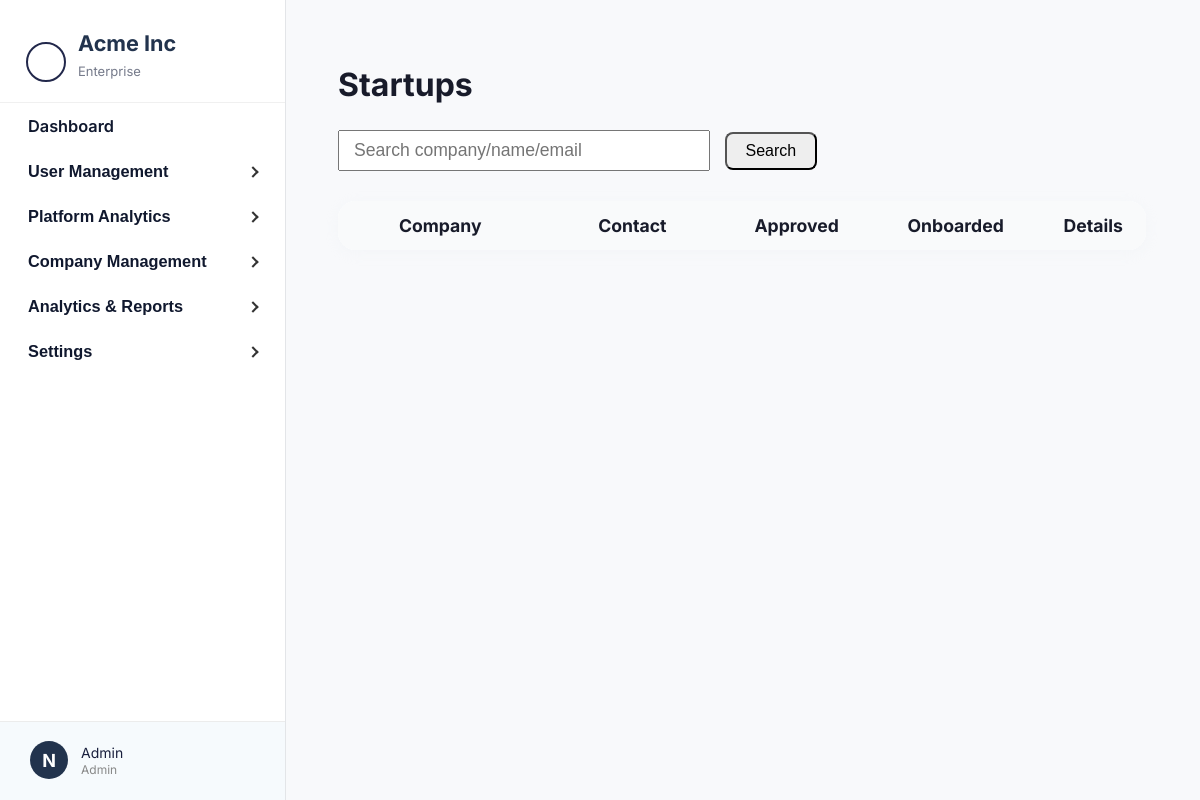
/api/admin-dashboard/startup-users/ (signed in), run on an earlier commit of the app's database.
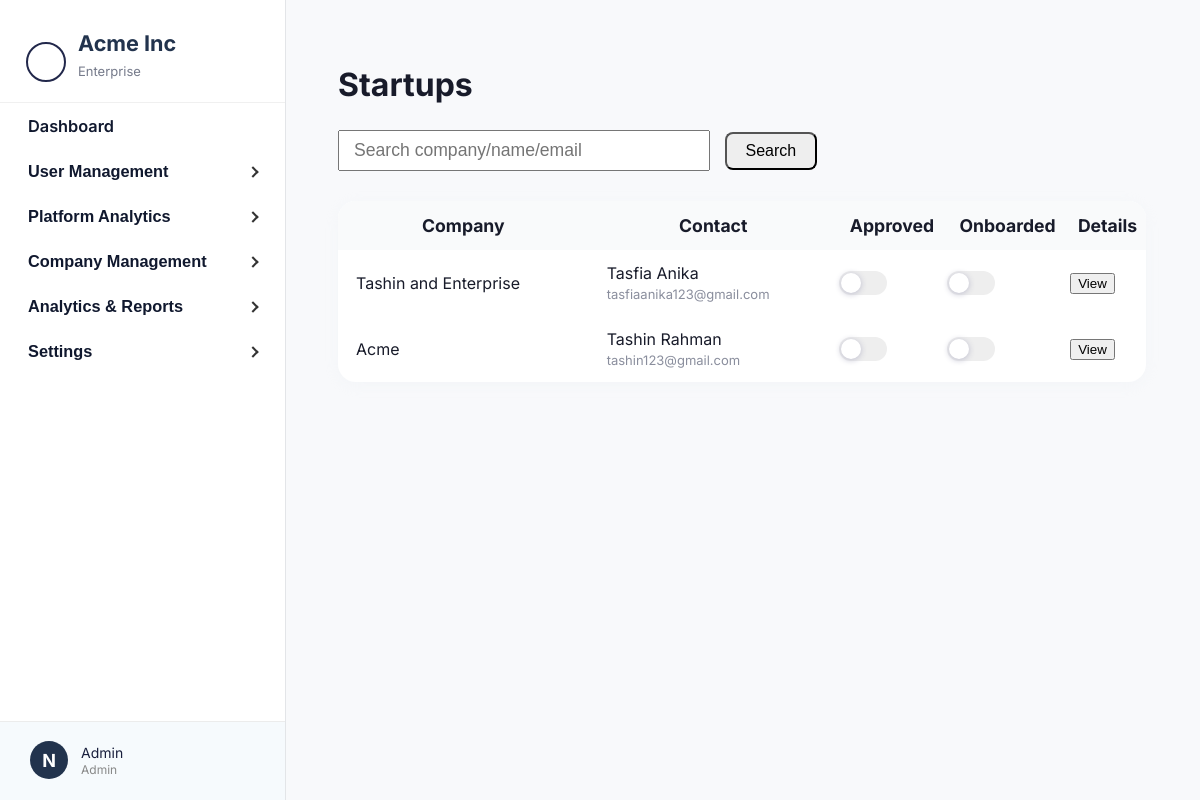
And on a later commit of the database.
### core/models.py (models this page shows, shortened)
class StartupProfile(models.Model):
    user = models.OneToOneField(User, on_delete=models.CASCADE, related_name='startup_profile')
    startup_name = models.CharField(max_length=150)
    role = models.CharField(max_length=100)
    email = models.EmailField()
    website = models.CharField(max_length=255)
    heard_about = models.CharField(max_length=50)
    description = models.TextField()
    audience = models.TextField()
    tech_component = models.TextField()
    your_edge = models.TextField()
    pitch_deck_url = models.CharField(max_length=255)
    startup_stage = models.CharField(max_length=50)
    problem = models.TextField()
    solution = models.TextField()
    market_research = models.CharField(max_length=20)
    business_model_mind = models.CharField(max_length=50)
    working_time = models.CharField(max_length=50)
    cofounder = models.CharField(max_length=20)
    support_needed = models.TextField()
    has_mvp = models.CharField(max_length=10)
    tested_with_customers = models.CharField(max_length=10)
    funding_source = models.CharField(max_length=100)
    early_users = models.CharField(max_length=10)
    generated_revenue = models.CharField(max_length=20)
    stage3_challenges = models.TextField()
    stage3_support = models.TextField()
    business_model = models.TextField()
    paying_customers = models.CharField(max_length=50)
    annual_revenue_4 = models.CharField(max_length=50)
    external_funding = models.CharField(max_length=50)
    acquisition_strategies = models.TextField()
    team_size = models.CharField(max_length=50)
    stage4_challenges = models.TextField()
    stage4_support = models.TextField()
    annual_revenue_5 = models.CharField(max_length=50)
    active_customers_5 = models.CharField(max_length=50)
    markets_operating = models.CharField(max_length=100)
    expansion_plans = models.TextField()
    stage5_challenges = models.TextField()
    is_approved = models.BooleanField(default=False)
    is_onboarded = models.BooleanField(default=False)
    submitted_at = models.DateTimeField(auto_now_add=True)

### core/views.py (the view)
# urls.py: path('admin-dashboard/startup-users/', startup_users_admin, name='startup_users'),
@staff_member_required
def startup_users_admin(request):
    startups = StartupProfile.objects.all().select_related('user').order_by('-submitted_at')
    if request.headers.get("HX-Request") == "true":
        return render(request, "admin_partials/admin_startup_users_partial.html", {"startups": startups})
    else:
        return render(request, 'admin_startup_users.html', {
        'startups': startups
    })

### core/templates/admin_startup_users.html (shortened to what this page needs)
{% extends "admin_base.html" %}
{% load static %}
{% load startup_extras %}
{% block content %}
<h2 style="font-size: 2rem; font-weight: 700;">Startups</h2>
<div style="margin: 18px 0 30px 0;">
    <input type="text" placeholder="Search company/name/email" style="width:340px; font-size:1.1rem; padding:8px 14px;">
    <button style="padding:8px 19px; font-size:1rem; border-radius:8px; background:#eee; margin-left:10px;">Search</button>
</div>
<table style="width: 100%; background:#fff; border-radius:18px; box-shadow: 0 3px 16px #e2e7ee2a; border-collapse:separate; border-spacing:0; overflow: hidden;">
    <thead>
        <tr style="font-weight:600; font-size:1.1rem; background: #f9fafb;">
            <th style="padding:14px 18px;">Company</th>
            <th style="padding:14px 18px;">Contact</th>
            <th>Approved</th>
            <th>Onboarded</th>
            <th>Details</th>
        </tr>
    </thead>
    <tbody>
        {% for s in startups %}
        <tr style="border-bottom:1.5px solid #f1f1f5;">
            <td style="padding:13px 18px;">{{ s.startup_name }}</td>
            <td style="padding:13px 18px;">
                {{ s.user.first_name }}<br>
                <span style="font-size:13px;color:#8a8e9d">{{ s.user.email }}</span>
            </td>
            <td>
                <label class="switch">
                    <span class="slider"></span>
                </label>
            </td>
            <td>
                <label class="switch">
                    <span class="slider"></span>
                </label>
            </td>
            <td>
                <button class="btn view-details-btn" data-startup="{{ s|as_json|escapejs }}">View</button>
            </td>
        </tr>
        {% endfor %}
    </tbody>
</table>
{% endblock %}

### core/templates/admin_base.html (shortened to what this page needs)
{% load static %}
<!DOCTYPE html>
<html lang="en">
<head>
</head>
<body>
<div class="layout">
    <nav class="sidebar">
        <div class="logo-box">
            <div class="logo-circle"></div>
            <div>
                <div class="sidebar-title">Acme Inc</div>
                <div class="sidebar-subtitle">Enterprise</div>
            </div>
        </div>
        <div class="sidebar-content">
            <ul class="sidebar-nav">
                <li>
                    <a href="{% url 'admin_dashboard' %}" class="sidebar-link {% if section == 'dashboard' %}active{% endif %}">Dashboard</a>
                </li>
                <li>
                    <button class="sidebar-toggle {% if section == 'user_mgmt' %}active{% endif %}" aria-expanded="false" type="button">
                        User Management
                        <span class="arrow"></span>
                    </button>
                </li>
                <li>
                    <button class="sidebar-toggle" aria-expanded="false" type="button">
                        Platform Analytics
                        <span class="arrow"></span>
                    </button>
                </li>
                <li>
                    <button class="sidebar-toggle" aria-expanded="false" type="button">
                        Company Management
                        <span class="arrow"></span>
                    </button>
                </li>
                <li>
                    <button class="sidebar-toggle" aria-expanded="false" type="button">
                        Analytics & Reports
                        <span class="arrow"></span>
                    </button>
                </li>
                <li>
                    <button class="sidebar-toggle" aria-expanded="false" type="button">
                        Settings
                        <span class="arrow"></span>
                    </button>
                </li>
            </ul>
        </div>
        <div class="sidebar-footer" id="sidebar-footer">
            <div class="sidebar-footer-circle">
                {{ request.user.first_name|default:"N"|slice:":1"|upper }}
            </div>
            <div class="sidebar-footer-details">
                <span>{{ request.user.get_full_name|default:request.user.username }}</span>
                <small>Admin</small>
            </div>
        </div>
    </nav>
    <div id="main-content" class="main-content">
        {% block content %}
        {% endblock %}
    </div>
</div>
</body>
</html>

### core/templates/admin_base.html (style rules this page uses)
html, body { height: 100%; margin: 0; }
body { font-family: 'Inter', sans-serif; background: #f8f9fb; color: #181b2a; height: 100vh; }
.layout { display: flex; min-height: 100vh; }
.sidebar { width: 285px; background: #fff; border-right: 1.5px solid #e3e5e8; padding: 0; position: relative; display: flex; flex-direction: column; height: 100vh; }
.sidebar .logo-box { padding: 30px 26px 8px 26px; display: flex; align-items: center; gap: 12px; flex-shrink: 0; background: #fff; border-bottom: 1px solid #f0f0f0; }
.sidebar-content { flex: 1; overflow-y: auto; padding-bottom: 80px; }
.sidebar .logo-circle { width: 36px; height: 36px; border: 2.5px solid #22284b; border-radius: 50%; background: #fff; display: flex; align-items: center; justify-content: center; font-weight: bold; font-size: 22px; color: #22284b; }
.sidebar-title { font-weight: 700; font-size: 1.35rem; color: #22334d; margin-bottom: 7px; }
.sidebar-subtitle { font-size: 13px; color: #757a8a; margin-bottom: 15px; }
.sidebar-nav { padding: 0; margin: 0 0 30px 0; list-style: none; }
.sidebar-link, .sidebar-toggle { display: flex; align-items: center; gap: 8px; padding: 13px 28px; color: #10182e; text-decoration: none; font-weight: 600; font-size: 1.02rem; border: none; background: none; cursor: pointer; width: 100%; outline: none; transition: all 0.2s cubic-bezier(0.4, 0, 0.2, 1); border-radius: 0 16px 16px 0; margin-right: 4px; position: relative; }
.sidebar-toggle .arrow { margin-left: auto; transition: transform 0.3s cubic-bezier(0.4, 0, 0.2, 1); }
.sidebar-footer { position: absolute; left: 0; bottom: 0; width: 100%; padding: 19px 24px 21px 30px; border-top: 1px solid #ececec; background: #f6fafd; display: flex; align-items: center; gap: 13px; cursor: pointer; z-index: 10; box-sizing: border-box; transition: all 0.2s cubic-bezier(0.4, 0, 0.2, 1); }
.sidebar-footer-circle { width: 38px; height: 38px; border-radius: 50%; background: #22334d; color: #fff; display: flex; align-items: center; justify-content: center; font-size: 18px; font-weight: 700; transition: all 0.2s cubic-bezier(0.4, 0, 0.2, 1); }
.sidebar-footer-details { display: flex; flex-direction: column; gap: 1px; }
.sidebar-footer-details span { font-size: 14px; color: #191f3d; transition: color 0.2s cubic-bezier(0.4, 0, 0.2, 1); }
.sidebar-footer-details small { font-size: 12px; color: #888; transition: color 0.2s cubic-bezier(0.4, 0, 0.2, 1); }
.main-content { flex: 1; padding: 38px 54px 44px 52px; }
.arrow { display: inline-block; width: 6px; height: 6px; border-top: 2px solid #333; border-right: 2px solid #333; transform: rotate(45deg); margin-left: auto; transition: transform 0.3s cubic-bezier(0.4, 0, 0.2, 1); }

### core/templates/admin_startup_users.html (style rules this page uses)
.switch { position: relative; display: inline-block; width: 48px; height: 24px; }
.slider { position: absolute; cursor: pointer; top: 0; left: 0; right: 0; bottom: 0; background-color: #eee; border-radius: 24px; transition: .3s; }
.slider:before { position: absolute; content: ""; height: 20px; width: 20px; left: 2px; bottom: 2px; background-color: #fff; border-radius: 50%; transition: .3s; box-shadow: 0 1px 6px #bbc; }

What changed in the data, as far as the page shows it:
added StartupProfile: startup_name "Tashin and Enterprise", user.first_name "Tasfia Anika", user.email "tasfiaanika123@gmail.com"
added StartupProfile: startup_name "Acme", user.first_name "Tashin Rahman", user.email "tashin123@gmail.com"
